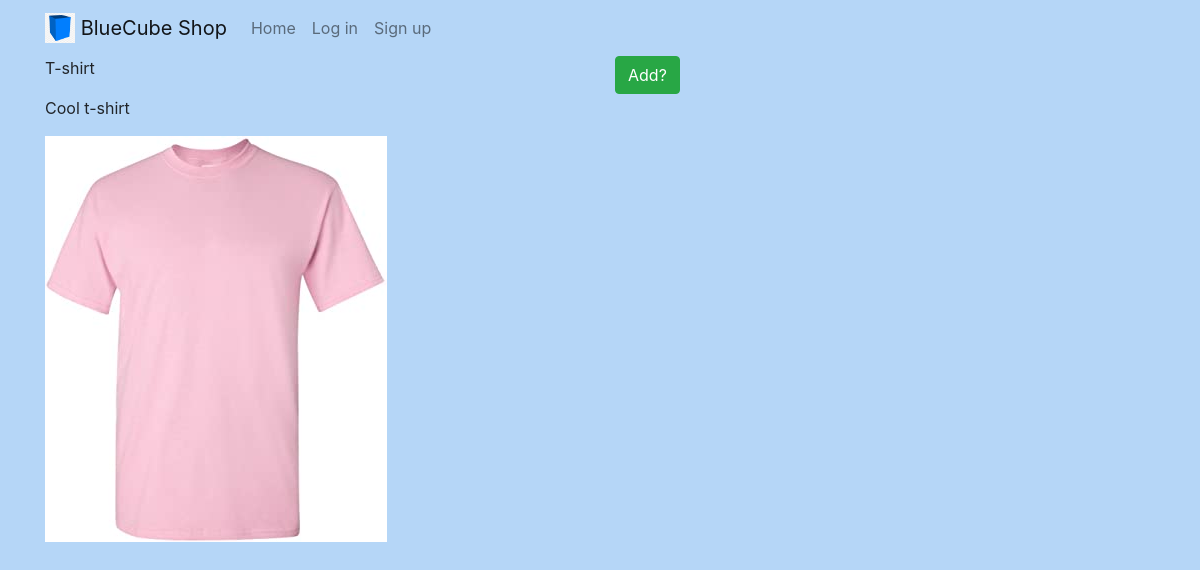
Page /products/t-shirt on the committed database.
### products/models.py (models this page shows, shortened)
class Product(models.Model):
    title = models.CharField(max_length = 255)
    slug = models.SlugField(unique=True)
    description = models.TextField()
    price = models.DecimalField(decimal_places=2, max_digits=20, default = 0)
    image = models.ImageField(upload_to='products', null=True, blank=True)
    featured = models.BooleanField(default=False)
    active = models.BooleanField(default=True)
    timestamp = models.DateTimeField(auto_now_add = True)
    objects = ProductManager()

### products/views.py (the view)
# urls.py: path('<str:slug>', ProductDetailView.as_view(), name = 'details'),
class ProductDetailView(DetailView):
    model = Product
    def get_context_data(self,*args,**kwargs):
        context = super(ProductDetailView, self).get_context_data(*args, **kwargs)
        cart_obj, new_obj = Cart.objects.new_or_get(self.request)
        context['cart'] = cart_obj
        return context

### carts/models.py (called while the page is built)
def pre_save_cart_receiver(sender, instance, *args, **kwargs):
    if instance.subtotal > 0:
        instance.total = instance.subtotal + 10
    else:
        instance.total = 0.00

    def new_or_get(self,request):
        cart_id = request.session.get('cart_id',None)
        qs = self.get_queryset().filter(id=cart_id)
        if qs.count() == 1:
            new_obj = False
            cart_obj = qs.first()
            if request.user.is_authenticated and cart_obj.user is None:
                cart_obj.user = request.user
                cart_obj.save()
        else:
            cart_obj = Cart.objects.new(user=request.user)
            new_obj = True
            request.session['cart_id']= cart_obj.id
        return cart_obj, new_obj

    def new(self, user = None):
        user_obj = None
        if user is not None:
            if user.is_authenticated:
                user_obj = user
        return self.model.objects.create(user=user_obj)

### products/models.py (called while the page is built)
    def get_queryset(self):
        return ProductQuerySet(self.model, using = self.db)

### products/templates/products/product_detail.html
{% extends "base.html" %}
{% block content %}
{% load bootstrap4 %}
<div class='row'>
  <div class="col-12 col-md-6">
      <p>{{product.title}}</p>
      <p>{{object.description}}</p>
      {% if product.image %}
        <img src="{{object.image.url}}" alt="" />
      {% endif %}
  </div>
  <div class="col-12 col-md-6">
     {% include 'products/snippets/update-cart.html' with product=object cart=cart %}
</div>
{% endblock %}

### static/css/style.css (style rules this page uses)
body { background: #b5d6f7; }

### rows in the picture
Product: title "T-shirt", description "Cool t-shirt", image (picture)
